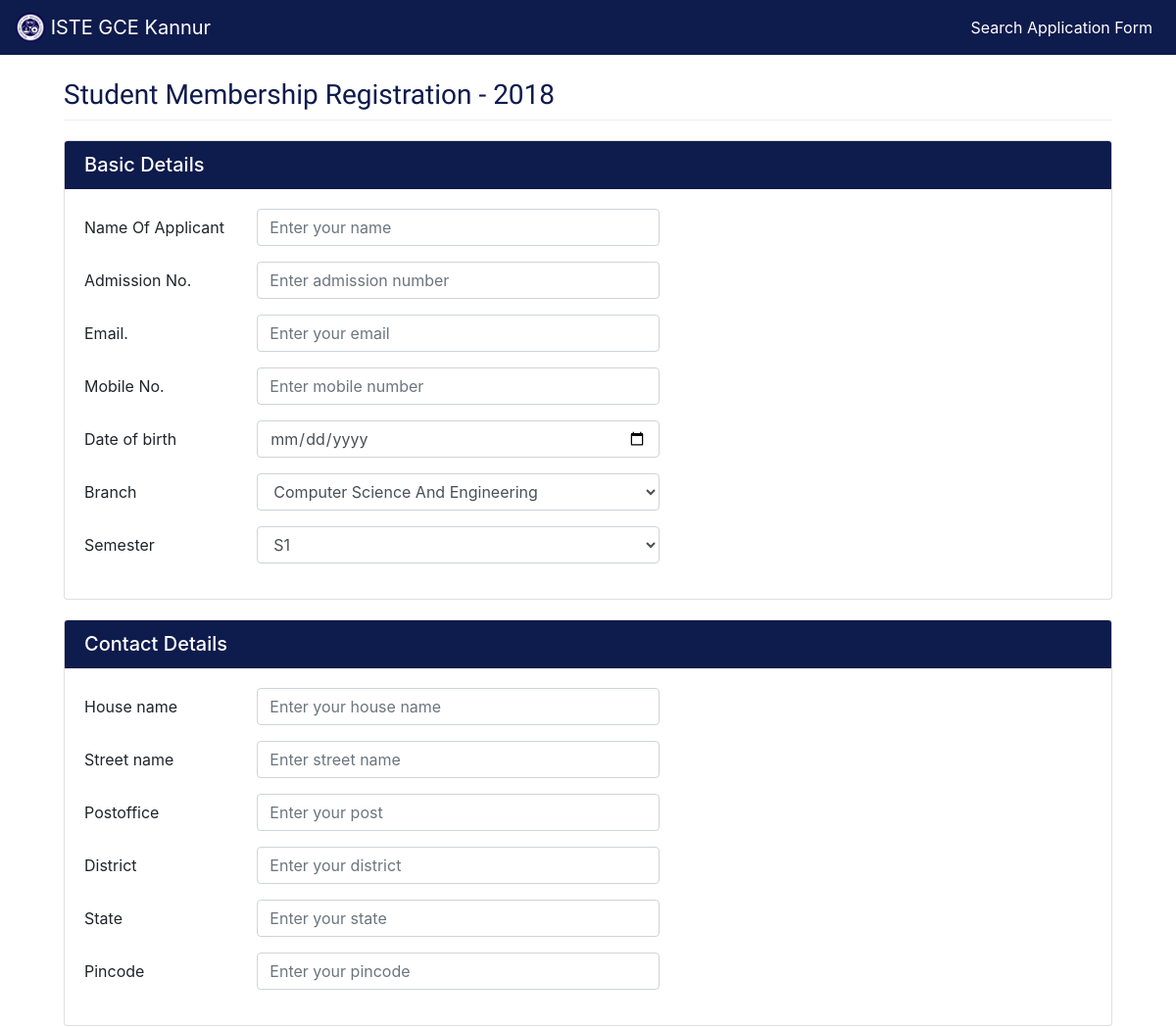
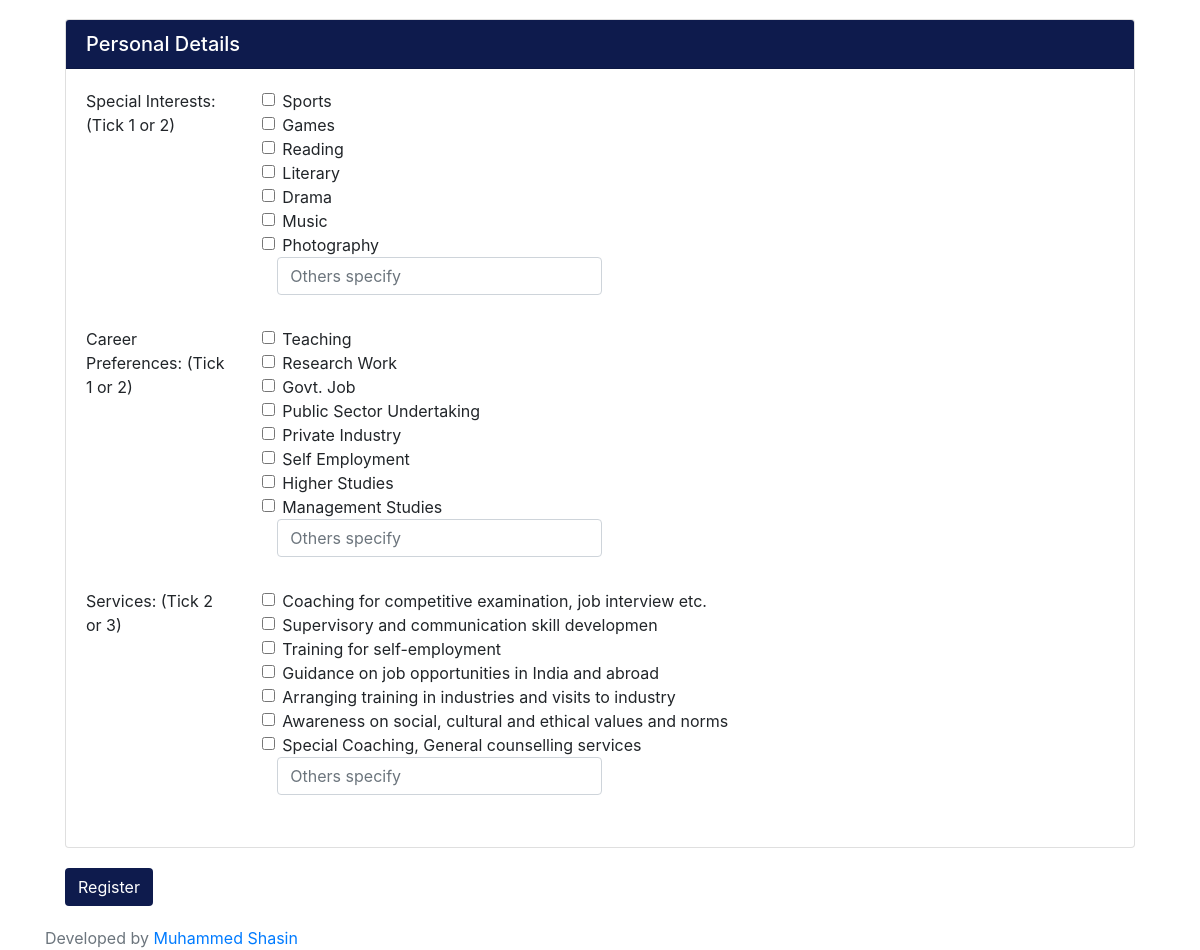
/register.php, run on the app's committed database (2 pictures, top to bottom).
### tables this page shows
CREATE TABLE `special_interests` (
  `id` int(20) unsigned NOT NULL AUTO_INCREMENT,
  `value` varchar(50) NOT NULL,
  PRIMARY KEY (`id`)
);

CREATE TABLE `career_preferences` (
  `id` int(20) unsigned NOT NULL AUTO_INCREMENT,
  `value` varchar(50) NOT NULL,
  PRIMARY KEY (`id`)
);

CREATE TABLE `services` (
  `id` int(20) unsigned NOT NULL AUTO_INCREMENT,
  `value` text NOT NULL,
  PRIMARY KEY (`id`)
);

### core/bootstrap.php (called while the page is built, shortened)
<?php
  $config = require 'config.php';
  require 'database/QueryBuilder.php';
  $database = $config["config"]["database"];
  $conn = Connection::make($database);
  $builder = new QueryBuilder($conn);

### database/QueryBuilder.php (called while the page is built, shortened)
<?php
	class QueryBuilder
	{
		protected $pdo;
		public function __construct(PDO $pdo)
		{
			$this->pdo = $pdo;
		}
		public function selectAllFromTable($table)
		{
			$statement = $this->pdo->prepare("select * from ${table}");
			$statement->execute();
			return $statement->fetchAll(PDO::FETCH_OBJ);
		}
}

### views/register.view.php (the view, shortened to what this page needs)
<!DOCTYPE html>
<html lang="en">
<head>
  <link rel="stylesheet" href="/assets/css/bootstrap.min.css">
  <link rel="stylesheet" href="/assets/font-awesome/css/font-awesome.min.css">
  <link rel="stylesheet" href="/assets/css/main.css">
</head>
<body>
  <nav class="navbar  fixed-top navbar-expand-lg navbar-dark bg-darkblue">
    <a class="navbar-brand" href="/">
      <img src="/assets/images/iste.png" width="30" height="30" class="d-inline-block align-top" alt=""> ISTE GCE Kannur
    </a>
    <div class="collapse navbar-collapse" id="navbarNav">
      <ul class="navbar-nav ml-auto">
        <li class="nav-item active">
          <a class="nav-link" href="/download_pdf.php">Search Application Form
          </a>
        </li>
      </ul>
    </div>
  </nav>
  <section class="top">
    <div class="container">
      <div class="page-header">
        <h3>Student Membership Registration - 2018</h3>
      </div>
      <form id="reg-form" name="regform" method="post" action="<?= $_SERVER['PHP_SELF']?>" class="needs-validation" novalidate>
        <div class="card">
          <h5 class="card-header">Basic Details</h5>
          <div class="card-body">
            <div class="form-group row">
              <label for="name-of-applicant" class="col-sm-2 col-form-label">Name Of Applicant</label>
              <div class="col-sm-5">
                <input type="text" class="form-control" name="name-of-applicant" id="name-of-applicant" placeholder="Enter your name" required>
              </div>
            </div>
            <div class="form-group row">
              <label for="admission-no" class="col-sm-2 col-form-label">Admission No.</label>
              <div class="col-sm-5">
                <input type="text" class="form-control" name="admission-no" id="admission-no" placeholder="Enter admission number" required>
              </div>
            </div>
              <div class="form-group row">
                  <label for="email" class="col-sm-2 col-form-label">Email.</label>
                  <div class="col-sm-5">
                      <input type="text" class="form-control" name="email" id="email" placeholder="Enter your email" required>
                  </div>
              </div>
              <div class="form-group row">
                  <label for="mob_no" class="col-sm-2 col-form-label">Mobile No.</label>
                  <div class="col-sm-5">
                      <input type="text" class="form-control" name="mob_no" id="mob_no" placeholder="Enter mobile number" required>
                  </div>
              </div>
            <div class="form-group row">
              <label for="dob" class="col-sm-2 col-form-label">Date of birth</label>
              <div class="col-sm-5">
                <input type="date" class="form-control" name="dob" id="dob" placeholder="Date of Birth" required>
              </div>
            </div>
            <div class="form-group row">
              <label for="branch" class="col-sm-2 col-form-label">Branch</label>
              <div class="col-sm-5">
                <select class="form-control" name="branch" id="branch" required>
                  <?php foreach($branches as $branch) : ?>
                  <option value="<?= $branch->id; ?>">
                    <?= $branch->branch_name; ?>
                  </option>
                  <?php endforeach; ?>
                </select>
              </div>
            </div>
            <div class="form-group row">
              <label for="sem" class="col-sm-2 col-form-label">Semester</label>
              <div class="col-sm-5">
                <select class="form-control" name="sem" id="sem" required>
                  <option value="S1">S1</option>
                </select>
              </div>
            </div>
          </div>
        </div>
        <div class="card">
          <h5 class="card-header">Contact Details</h5>
          <div class="card-body">
            <div class="form-group row">
              <label for="house-name" class="col-sm-2 col-form-label">House name</label>
              <div class="col-sm-5">
                <input type="text" class="form-control" name="house-name" id="house-name" placeholder="Enter your house name" required>
              </div>
            </div>
            <div class="form-group row">
              <label for="street-name" class="col-sm-2 col-form-label">Street name</label>
              <div class="col-sm-5">
                <input type="text" class="form-control" name="street-name" id="street-name" placeholder="Enter street name" required>
              </div>
            </div>
            <div class="form-group row">
              <label for="post" class="col-sm-2 col-form-label">Postoffice</label>
              <div class="col-sm-5">
                <input type="text" class="form-control" name="post" id="post" placeholder="Enter your post" required>
              </div>
            </div>
            <div class="form-group row">
              <label for="district" class="col-sm-2 col-form-label">District</label>
              <div class="col-sm-5">
                <input type="text" class="form-control" name="district" id="district" placeholder="Enter your district" required>
              </div>
            </div>
            <div class="form-group row">
              <label for="state" class="col-sm-2 col-form-label">State</label>
              <div class="col-sm-5">
                <input type="text" class="form-control" name="state" id="state" placeholder="Enter your state" required>
              </div>
            </div>
            <div class="form-group row">
              <label for="pincode" class="col-sm-2 col-form-label">Pincode</label>
              <div class="col-sm-5">
                <input type="number" class="form-control" name="pincode" id="pincode" placeholder="Enter your pincode" required>
              </div>
            </div>
          </div>
        </div>
        <div class="card">
          <h5 class="card-header">Personal Details</h5>
          <div class="card-body">
            <fieldset class="form-group">
              <div class="row">
                <legend class="col-form-label col-sm-2 pt-0">Special Interests: (Tick 1 or 2)</legend>
                <div class="col-sm-10" id="special">
                  <?php foreach($specialInterests as $si) : ?>
                  <div class="form-check">
                    <input class="form-check-input" type="checkbox" name="special[<?= $si->id; ?>]" id="special[<?= $si->id; ?>]" value="<?= $si->value; ?>" onclick="return keepCount('special', 2)">
                    <label class="form-check-label" for="special[<?= $si->id; ?>]">
                      <?= $si->value; ?>
                    </label>
                  </div>
                  <?php endforeach; ?>
                  <div class="form-group col-sm-5">
                    <input class="form-control" type="text" placeholder="Others specify" name="other-si">
                  </div>
                </div>
              </div>
            </fieldset>
            <fieldset class="form-group">
              <div class="row">
                <legend class="col-form-label col-sm-2 pt-0">Career Preferences: (Tick 1 or 2)</legend>
                <div class="col-sm-10" id="career_pref">
                  <?php foreach($careerPreferences as $cp) : ?>
                  <div class="form-check">
                    <input class="form-check-input" type="checkbox" name="career_pref[<?= $cp->id; ?>]" id="career_pref[<?= $cp->id; ?>]" value="<?= $cp->value; ?>" onclick="return keepCount('career_pref', 2)">
                    <label class="form-check-label" for="career_pref[<?= $cp->id; ?>]">
                      <?= $cp->value; ?>
                    </label>
                  </div>
                  <?php endforeach; ?>
                  <div class="form-group col-sm-5">
                    <input class="form-control" type="text" placeholder="Others specify" name="other-cp">
                  </div>
                </div>
              </div>
            </fieldset>
            <fieldset class="form-group">
              <div class="row">
                <legend class="col-form-label col-sm-2 pt-0">Services: (Tick 2 or 3)</legend>
                <div class="col-sm-10" id="services">
                  <?php foreach($services as $service) : ?>
                  <div class="form-check">
                    <input class="form-check-input" type="checkbox" name="service[<?= $service->id; ?>]" id="service[<?= $service->id; ?>]" value="<?= $service->value; ?>" onclick="return keepCount('services', 3)">
                    <label class="form-check-label" for="service[<?= $service->id; ?>]">
                      <?= $service->value; ?>
                    </label>
                  </div>
                  <?php endforeach; ?>
                  <div class="form-group col-sm-5">
                    <input class="form-control" type="text" placeholder="Others specify" name="other-service">
                  </div>
                </div>
              </div>
            </fieldset>
          </div>
        </div>
        <button type="submit" class="btn bg-darkblue submit-btn">Register</button>
      </form>
    </div>
  </section>
  <footer class="footer sticky">
      <div class="container">
      <span class="text-muted">
      Developed by <a href="https://muhammedshasin.me">Muhammed Shasin</a>
    </span>
      </div>
  </footer>
</body>
</html>

### assets/css/main.css (style rules this page uses)
section.top { margin-top: 80px; margin-bottom: 20px; }
.bg-darkblue { background-color: #0e1b4d; }
div.page-header { margin: 20px; border-bottom: 1px solid #eee; font-family: 'Quicksand', sans-serif; }
.card { margin: 20px; }
.card-header { background-color: #0e1b4d; color: #fff; }
div.page-header h3 { color: #0e1b4d; }
button.submit-btn { color: #fff; margin-left: 20px; }

### data on the page
special_interests: value "Sports"
special_interests: value "Games"
special_interests: value "Reading"
special_interests: value "Literary"
special_interests: value "Drama"
special_interests: value "Music"
special_interests: value "Photography"
career_preferences: value "Teaching"
career_preferences: value "Research Work"
career_preferences: value "Govt. Job"
career_preferences: value "Public Sector Undertaking"
career_preferences: value "Private Industry"
career_preferences: value "Self Employment"
career_preferences: value "Higher Studies"
career_preferences: value "Management Studies"
services: value "Coaching for competitive examination, job interview etc."
services: value "Supervisory and communication skill developmen"
services: value "Training for self-employment"
services: value "Guidance on job opportunities in India and abroad"
services: value "Arranging training in industries and visits to industry"
services: value "Awareness on social, cultural and ethical values and norms"
services: value "Special Coaching, General counselling services"

### other printed values
form field branch "Computer Science And Engineering"
